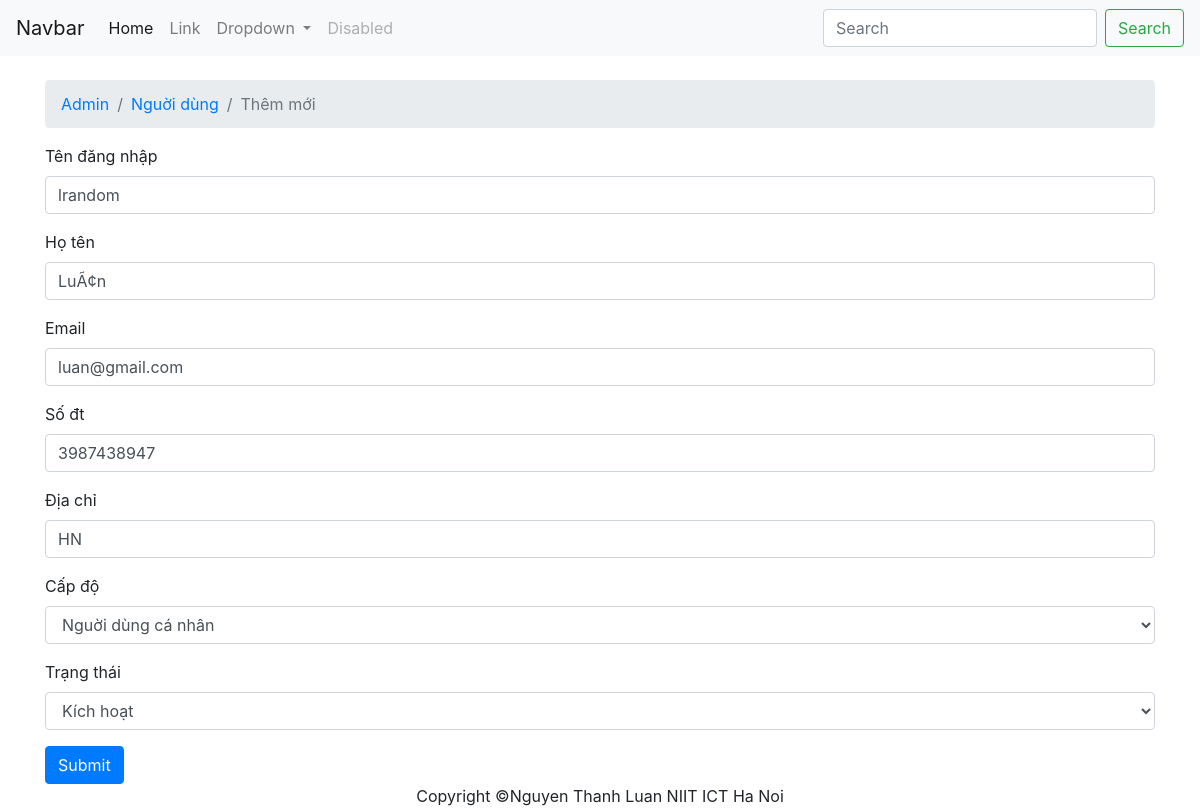
/admin/user/edit.php?id=7, run on the app's committed database.
### tables this page shows
CREATE TABLE `users` (
  `id` bigint(20) NOT NULL,
  `username` varchar(200) NOT NULL,
  `fullname` varchar(200) NOT NULL,
  `email` varchar(200) NOT NULL,
  `phone` varchar(10) NOT NULL,
  `address` varchar(250) NOT NULL,
  `level` tinyint(4) NOT NULL DEFAULT '3' COMMENT '0-admin;1-staff;2-bussiness;3 personal',
  `status` tinyint(4) NOT NULL DEFAULT '1' COMMENT '0 - deactive, 1- active',
  `pwd` varchar(200) NOT NULL
);

### dals/db.php (called while the page is built, shortened)
<?php
class DB
{
  public function getDB()
  {
    $this->db = new PDO('mysql:host=localhost;dbname=chotot', 'root', 'koodinh');
    $this->db->setAttribute(PDO::ATTR_ERRMODE, PDO::ERRMODE_EXCEPTION);
    $this->db->exec("set names utf8");
    return $this->db;
  }
}
?>

### dals/user.php (called while the page is built, shortened)
<?php
  require_once('db.php');
  class User extends DB implements IModel
  {
      public $tableName = 'users';
      public function getOne($id){
        $query = $this->db->query('SELECT * FROM '
        .$this->tableName.' WHERE id='.$id);
        return $query->fetchAll();
      }
  }
?>

### admin/user/edit.php (the view, shortened to what this page needs)
<?php
   require_once('./../../dals/user.php');
   if(isset($_GET['id'])){
    $id = $_GET['id'];
    $user = new User();
    $user = $user->getOne($id);
    $user = $user[0];
   }
?>
<!DOCTYPE html>
<html lang="en">
<?php require_once('./../commons/header.php') ?>
<body>
    <?php require_once('./../commons/nav.php') ?>
    <div class="container">
        <br>
        <nav aria-label="breadcrumb">
            <ol class="breadcrumb">
                <li class="breadcrumb-item"><a href="#">Admin</a></li>
                <li class="breadcrumb-item"><a href="index.php">Nguời dùng</a></li>
                <li class="breadcrumb-item active" aria-current="page">Thêm mới</li>
            </ol>
        </nav>
        <form method="post">
            <div class="form-group">
                <label for="exampleInputEmail1">Tên đăng nhập</label>
                <input type="text" name="username" class="form-control" placeholder="Tên đăng nhập"
                    value="<?php echo $user['username']; ?>">
            </div>
            <div class="form-group">
                <label for="exampleInputEmail1">Họ tên</label>
                <input type="text" name="fullname" class="form-control" placeholder="Tên đăng nhập"
                    value="<?php echo $user['fullname']; ?>">
            </div>
            <div class="form-group">
                <label for="exampleInputEmail1">Email</label>
                <input type="email" name="email" class="form-control" placeholder="Email"
                    value="<?php echo $user['email']; ?>">
            </div>
            <div class="form-group">
                <label for="exampleInputEmail1">Số đt</label>
                <input type="number" name="phone" class="form-control" placeholder="Tên đăng nhập"
                    value="<?php echo $user['phone']?>">
            </div>
            <div class="form-group">
                <label for="exampleInputEmail1">Địa chỉ</label>
                <input type="text" name="address" class="form-control" placeholder="Tên đăng nhập"
                    value="<?php echo $user['address'];?>"> </div>
            <div class=" form-group">
                <label for="exampleInputEmail1">Cấp độ</label>
                <select class="form-control" name="level">
                    <option value="3" <?php if($user['level']==3){echo 'selected';} ?>>Nguời dùng cá nhân</option>
                </select>
            </div>
            <div class="form-group">
                <label for="exampleInputEmail1">Trạng thái</label>
                <select class="form-control" name="status">
                    <option value="1" <?php if($user['status']==1){echo 'selected';} ?>>Kích hoạt</option>
                </select>
            </div>
            <button type="submit" class="btn btn-primary">Submit</button>
        </form>
    </div>
    <?php require_once('./../commons/footer.php')?>
</body>
</html>

### data on the page
users: username "lrandom", fullname "LuÃ¢n", email "luan@gmail.com", phone "3987438947", address "HN", level "Nguời dùng cá nhân", status "Kích hoạt"
